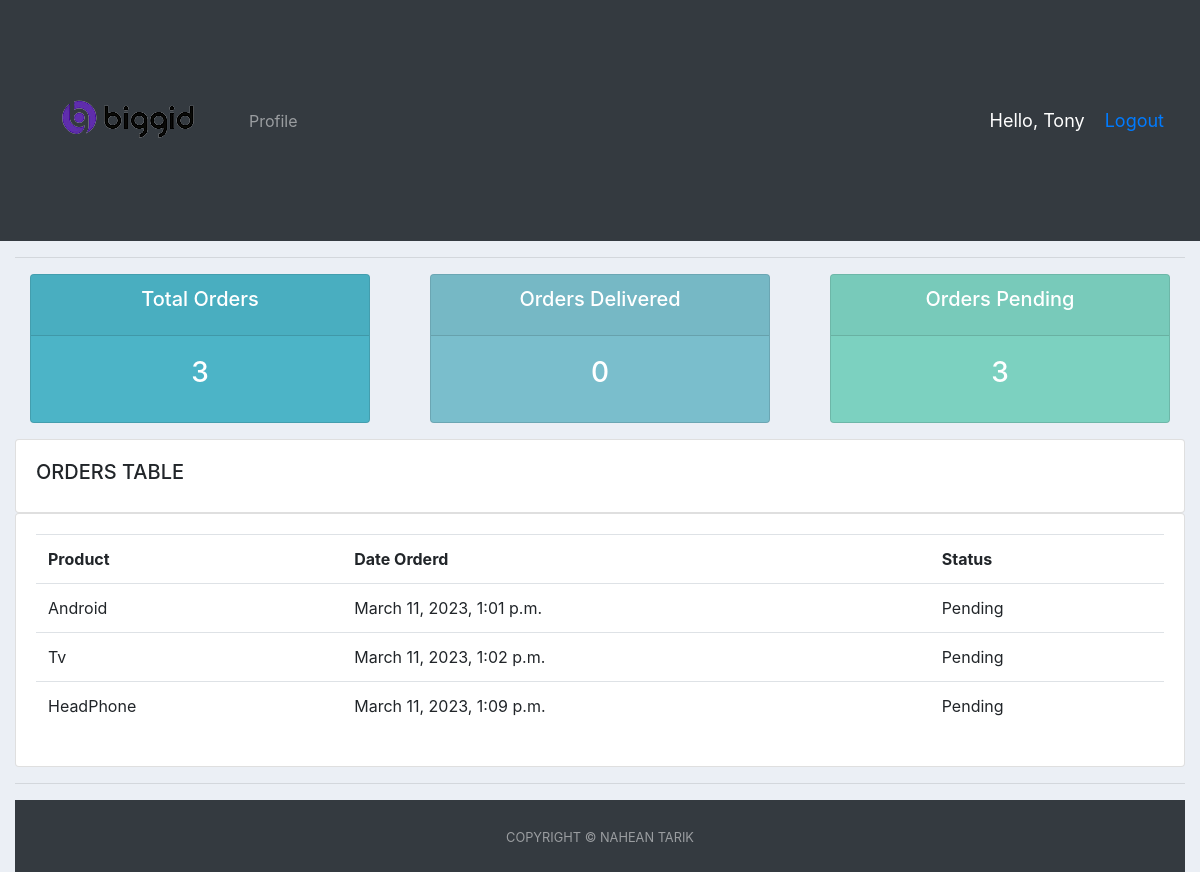
The app's page /userPage/ (signed in), older data.
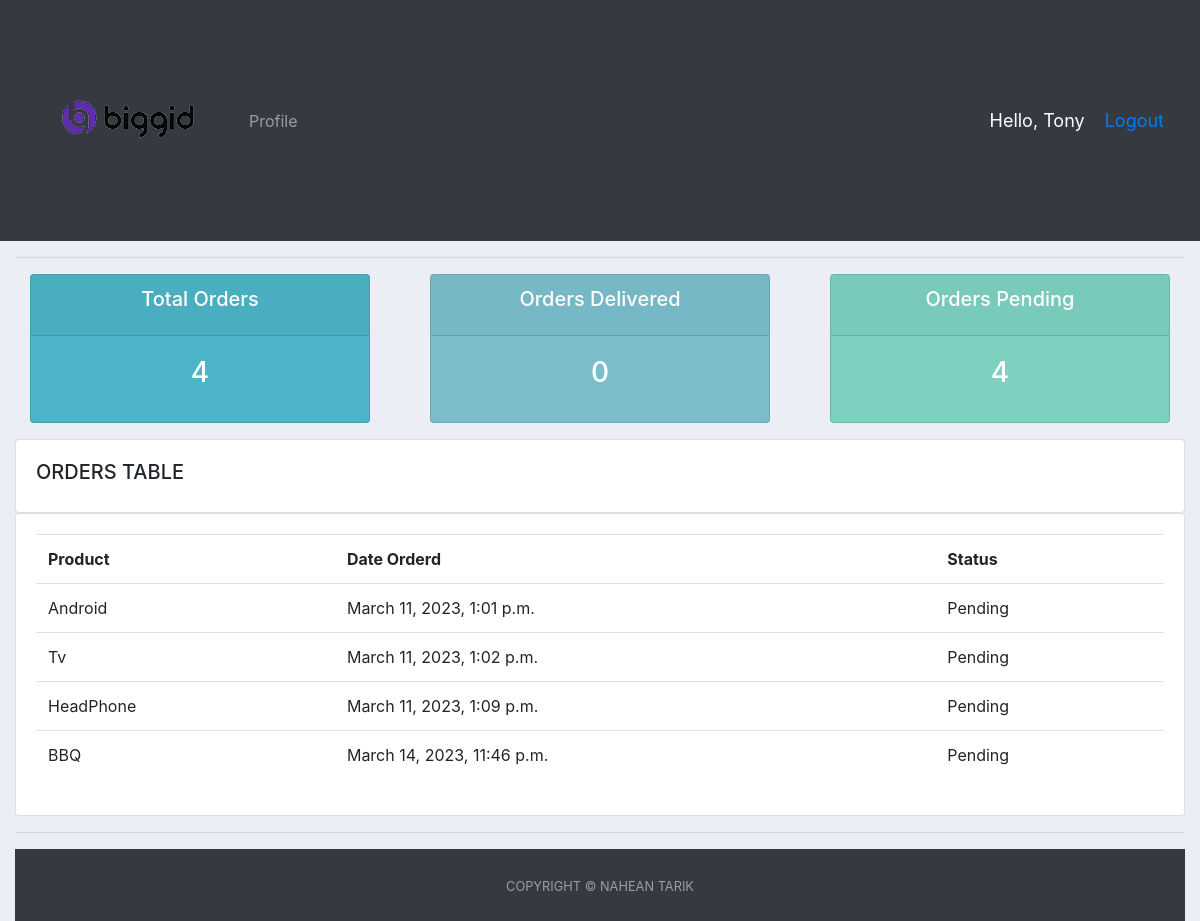
The same page, newer data.
### accounts/models.py (models this page shows, shortened)
class Order(models.Model):
    STATUS = (
        ('Pending', 'Pending'),
        ('On Process', 'On Process'),
        ('Delivered', 'Delivered'),
    )
    customer = models.ForeignKey(
        Customer, null=True, on_delete=models.SET_NULL)
    product = models.ForeignKey(Product, null=True, on_delete=models.SET_NULL)
    date_created = models.DateTimeField(auto_now_add=True, null=True)
    status = models.CharField(max_length=200, null=True, choices=STATUS)

class Product(models.Model):
    CATEGORY = (
        ('Food', 'Food'),
        ('Outdoor Item', 'Outdoor Item'),
        ('Gadget', 'Gadget'),
    )
    name = models.CharField(max_length=200, null=True)
    price = models.FloatField(null=True)
    category = models.CharField(max_length=200, null=True, choices=CATEGORY)
    Description = models.CharField(max_length=200, null=True, blank=True)
    date_created = models.DateTimeField(auto_now_add=True, null=True)
    tags = models.ManyToManyField(Tag)
    def __str__(self):
        return self.name

### accounts/decorators.py (the view)
        def wrapper_func(request, *args, **kwargs):
            group = None
            if request.user.groups.exists():
                group = request.user.groups.all()[0].name
            if group in allowed_roles:
                return view_func(request, *args, **kwargs)
            else:
                return HttpResponse('You are not authorized to view this page')

### accounts/views.py (called while the page is built)
@login_required(login_url='login')
@allowed_users(allowed_roles=['customer'])
def user(request):
    orders = request.user.customer.order_set.all()
    total_orders = orders.count()
    delivered = orders.filter(status='Delivered').count()
    pending = orders.filter(status='Pending').count()
    context = {'orders': orders, 'total_orders': total_orders,
               'delivered': delivered, 'pending': pending}
    return render(request, 'accounts/user.html', context)

### accounts/templates/accounts/user.html
{% extends 'accounts/main.html' %} {% block content %}
<div class="row">
  <div class="col">
    <div class="col-md">
      <div class="card text-center text-white mb-3" id="total-orders">
        <div class="card-header">
          <h5 class="card-title">Total Orders</h5>
        </div>
        <div class="card-body">
          <h3 class="card-title">{{total_orders}}</h3>
        </div>
      </div>
    </div>
  </div>
  <div class="col">
    <div class="col-md">
      <div class="card text-center text-white mb-3" id="orders-delivered">
        <div class="card-header">
          <h5 class="card-title">Orders Delivered</h5>
        </div>
        <div class="card-body">
          <h3 class="card-title">{{delivered}}</h3>
        </div>
      </div>
    </div>
  </div>
  <div class="col">
    <div class="col-md">
      <div class="card text-center text-white mb-3" id="orders-pending">
        <div class="card-header">
          <h5 class="card-title">Orders Pending</h5>
        </div>
        <div class="card-body">
          <h3 class="card-title">{{pending}}</h3>
        </div>
      </div>
    </div>
  </div>
</div>
<class class="row">
  <div class="col-md">
    <div class="card card-body">
      <h5>ORDERS TABLE</h5>
    </div>
    <div class="card card-body">
      <table class="table">
        <tr>
          <th>Product</th>
          <th>Date Orderd</th>
          <th>Status</th>
        </tr>
        {% for i in orders %}
        <tr>
          <td>{{i.product}}</td>
          <td>{{i.date_created}}</td>
          <td>{{i.status}}</td>
        </tr>
        {% endfor %}
      </table>
    </div>
  </div>
</class>
{% endblock %}

Row changes from the older to the newer data that the page shows:
added Order: product "BBQ", date_created "March 14, 2023, 11:46 p.m.", status "Pending"
Text that changed along with them:
{{ total_orders }}: "3" → "4"
{{ pending }}: "3" → "4"
